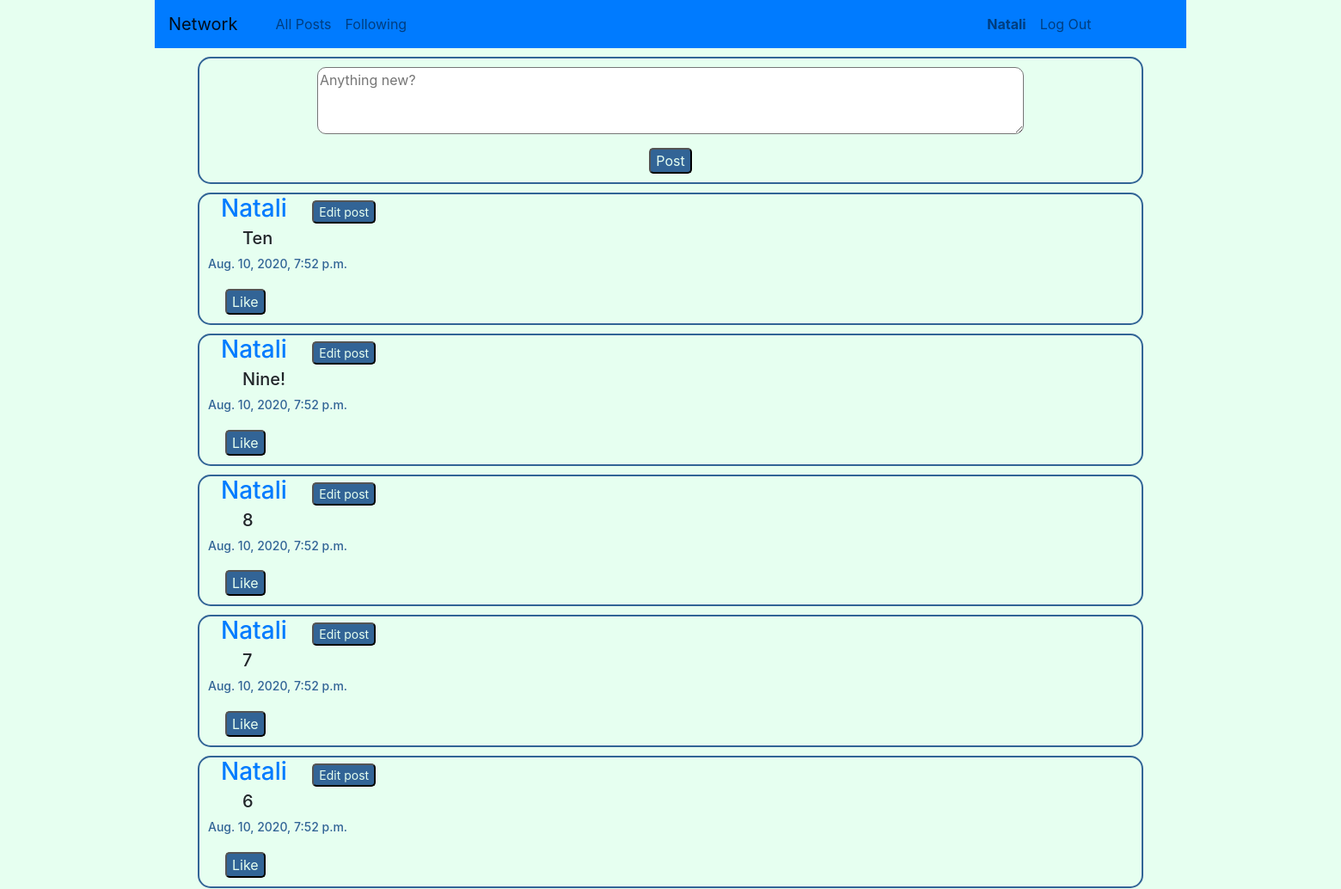
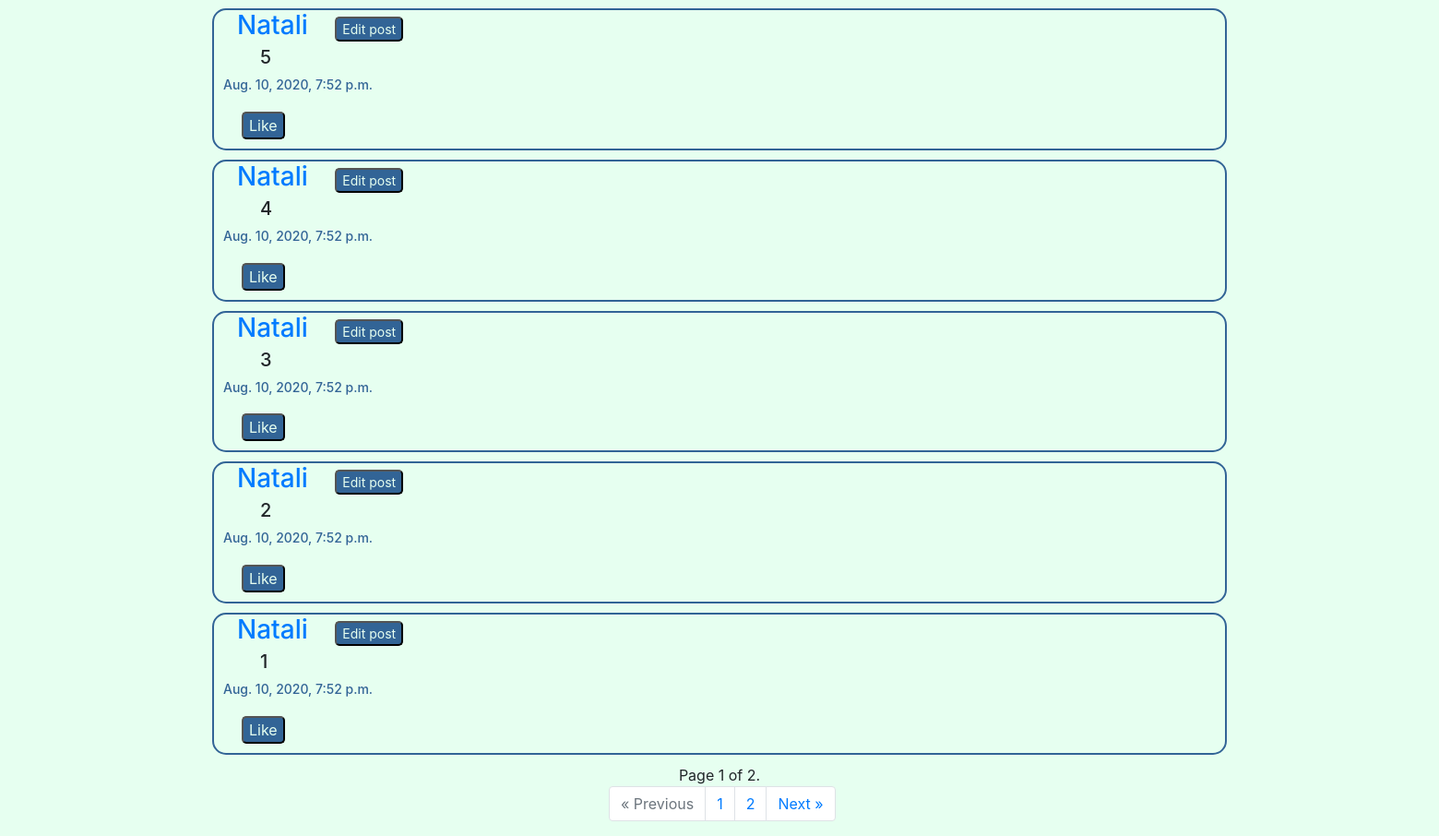
Screenshot of / (signed in) with the database file from the repository (2 pictures, top to bottom).
### network/models.py (models this page shows, shortened)
class User(AbstractUser):
    pass

class Post(models.Model):
    user = models.ForeignKey(User, on_delete=models.CASCADE, related_name="user")
    content = models.TextField()
    time = models.DateTimeField()

### network/views.py (the view, shortened to what this page needs)
# urls.py: path("", views.index, name="index"),
def index(request):
    if request.method == "GET":
        pageNum = request.GET.get('page')
        posts = Post.objects.all().order_by('-time')
        paginator = Paginator(posts, 10)
        pageResp = paginator.get_page(pageNum)
        return render(request, "network/index.html", {
            "posts": pageResp
        })

### network/templates/network/index.html (shortened to what this page needs)
{% extends "network/layout.html" %}
{% block body %}
    {% if user.is_authenticated %}
        <div class="newPost">
            <form action="/" method="post">
                <textarea name="newPost" id="newPost" cols="30" rows="3" placeholder="Anything new?"></textarea>
                <button id="sendPost" type="submit">Post</button>
            </form>
        </div>
    {% endif %}
    <div class="allPost">
        {% for post in posts %}
            <div class="post">
                <div>
                    <h3 id="postUser"><a href={{post.user.id}} id="usrN">{{ post.user }}</a></h3>
                    {% if post.user == user %}
                        <button class="editButton" onclick="editPost(`{{post.id}}`)">Edit post</button>
                    {% endif %}
                </div>
                <div id="ID{{post.id}}">
                    <h5 id="postMessage">{{ post.content }}</h5>
                </div>
                <div>
                    <h6 id="postDateTime">{{ post.time }}</h6>
                    <button class="postLike B{{post.id}}" id="like{{post.user}}" onclick="likePost({{post.id}}, true)">Like</button>
                </div>
            </div>
        {% endfor %}
    </div>
    <div class="paginator_item">
        {% if posts %}
            {% if posts.paginator.num_pages > 1 %}
                <nav aria-label="Page navigation example">
                    <span class="current">
                        Page {{ posts.number }} of {{ posts.paginator.num_pages }}.
                    </span>
                    <ul class="pagination">
                        {% if posts.has_previous %}
                            <li class="page-item"><a class="page-link" href="?page={{ posts.previous_page_number }}">&laquo; Previous</a></li>
                        {% else %}
                            <li class="page-item disabled">
                                <span class="page-link">&laquo; Previous</span>
                            </li>
                        {% endif %}
                        {% for page in posts.paginator.page_range %}
                            <li class="page-item"><a class="page-link" href="?page={{page}}">{{page}}</a></li>
                        {% endfor %}
                        {% if posts.has_next %}
                            <li class="page-item"><a class="page-link" href="?page={{ posts.next_page_number }}">Next &raquo;</a></li>
                        {% else %}
                        <li class="page-item disabled">
                            <span class="page-link">Next &raquo;</span>
                        </li>
                        {% endif %}
                    </ul>
                </nav>
            {% endif %}
        {% endif %}
    </div>
{% endblock %}

### network/templates/network/layout.html (shortened to what this page needs)
{% load static %}
<!DOCTYPE html>
<html lang="en">
    <head>
        <link rel="stylesheet" href="https://stackpath.bootstrapcdn.com/bootstrap/4.4.1/css/bootstrap.min.css">
        <link href="{% static 'network/styles.css' %}" rel="stylesheet">
    </head>
    <body>
        <nav class="navbar navbar-expand-lg navbar-light bg-primary">
            <a class="navbar-brand" href="#">Network</a>
            <div class="container" id="linknav">
              <ul class="navbar-nav mr-auto">
                <li class="nav-item">
                  <a class="nav-link" href="{% url 'index' %}">All Posts</a>
                </li>
                {% if user.is_authenticated %}
                    <li class="nav-item">
                        <a class="nav-link" href="/{{user.id}}/following">Following</a>
                    </li>
                {% endif %}
              </ul>
            </div>
            <div class="container" id="usernav">
              <ul class="navbar-nav mr-auto">
                {% if user.is_authenticated %}
                    <li class="nav-item">
                        <a class="nav-link" id="username" href="/{{user.id}}"><strong id="userName">{{ user.username }}</strong></a>
                    </li>
                    <li class="nav-item">
                        <a class="nav-link" id="logoutbut" href="{% url 'logout' %}">Log Out</a>
                    </li>
                {% endif %}
              </ul>
            </div>
          </nav>
        <div class="body">
            {% block body %}
            {% endblock %}
        </div>
    </body>
</html>

### network/static/network/styles.css (style rules this page uses)
* { box-sizing: border-box; }
body { max-width: 1200px; margin: 0px auto; text-align: center; background-color: rgb(230, 255, 240); }
#linknav { width: 70%; }
#usernav { width: 20%; }
.newPost { margin: 10px 50px; border: rgb(50, 100, 150) solid 2px; border-radius: 15px; }
#newPost { margin: 10px; width: 75%; border-radius: 10px; }
#sendPost { display: block; margin: 0px auto 10px auto; background-color: rgb(50, 100, 150); color: rgb(230, 255, 240); border-radius: 5px; }
.post { margin: 10px 50px; border: rgb(50, 100, 150) solid 2px; border-radius: 15px; text-align: left; }
#postUser { display: inline; }
#postUser a { text-decoration: none; margin: 10px auto 10px 25px; }
#postMessage { margin-left: 50px; }
#postDateTime { margin: 10px; color: rgb(50, 100, 150); font-size: 14px; }
.postLike { margin: 10px; background-color: rgb(50, 100, 150); color: rgb(230, 255, 240); border-radius: 5px; display: inline; }
.editButton { margin: 5px auto 5px 25px; background-color: rgb(50, 100, 150); color: rgb(230, 255, 240); border-radius: 5px; font-size: 14px; }
.pagination { text-align: center; position: relative; left: 40%; }

### rows the page displays
User: username "Natali"
Post: user "Natali", content "Ten", time "Aug. 10, 2020, 7:52 p.m."
Post: user "Natali", content "Nine!", time "Aug. 10, 2020, 7:52 p.m."
Post: user "Natali", content "8", time "Aug. 10, 2020, 7:52 p.m."
Post: user "Natali", content "7", time "Aug. 10, 2020, 7:52 p.m."
Post: user "Natali", content "6", time "Aug. 10, 2020, 7:52 p.m."
Post: user "Natali", content "5", time "Aug. 10, 2020, 7:52 p.m."
Post: user "Natali", content "4", time "Aug. 10, 2020, 7:52 p.m."
Post: user "Natali", content "3", time "Aug. 10, 2020, 7:52 p.m."
Post: user "Natali", content "2", time "Aug. 10, 2020, 7:52 p.m."
Post: user "Natali", content "1", time "Aug. 10, 2020, 7:52 p.m."

### other values shown
{{ posts.number }} "1"
{{ posts.paginator.num_pages }} "2"
{{ page }} "1" "2"
